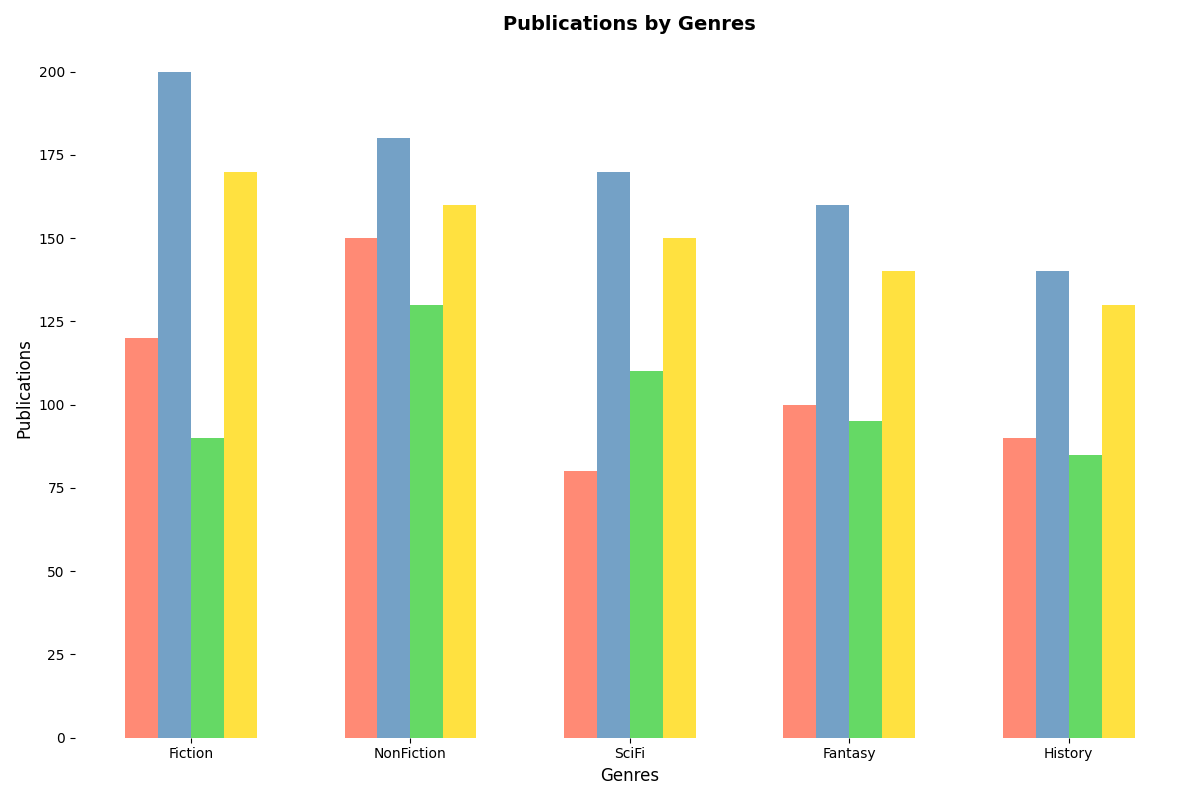

Write the Python code that produced this figure.
import matplotlib.pyplot as plt
import numpy as np

publishers = ['Pub A', 'Pub B', 'Pub C', 'Pub D']
genres = ['Fiction', 'NonFiction', 'SciFi', 'Fantasy', 'History']

data = np.array([
    [120, 150, 80, 100, 90],     
    [200, 180, 170, 160, 140],   
    [90, 130, 110, 95, 85],      
    [170, 160, 150, 140, 130]    
])
num_publishers = data.shape[0]

years = ['Yr 1', 'Yr 2', 'Yr 3', 'Yr 4', 'Yr 5']

fig, ax = plt.subplots(figsize=(12, 8))

bar_width = 0.15
positions = np.arange(len(genres))
colors = ['#FF6347', '#4682B4', '#32CD32', '#FFD700']

for idx, (publisher, color) in enumerate(zip(publishers, colors)):
    bar_positions = positions + idx * bar_width
    ax.bar(bar_positions, data[idx], width=bar_width, color=color, alpha=0.75)

ax.set_xlabel('Genres', fontsize=12)
ax.set_ylabel('Publications', fontsize=12)
ax.set_title('Publications by Genres', fontsize=14, fontweight='bold')
ax.set_xticks(positions + bar_width * (num_publishers - 1) / 2)
ax.set_xticklabels(genres)

ax.spines['top'].set_visible(False)
ax.spines['right'].set_visible(False)
ax.spines['left'].set_visible(False)
ax.spines['bottom'].set_visible(False)

plt.tight_layout()
plt.show()
